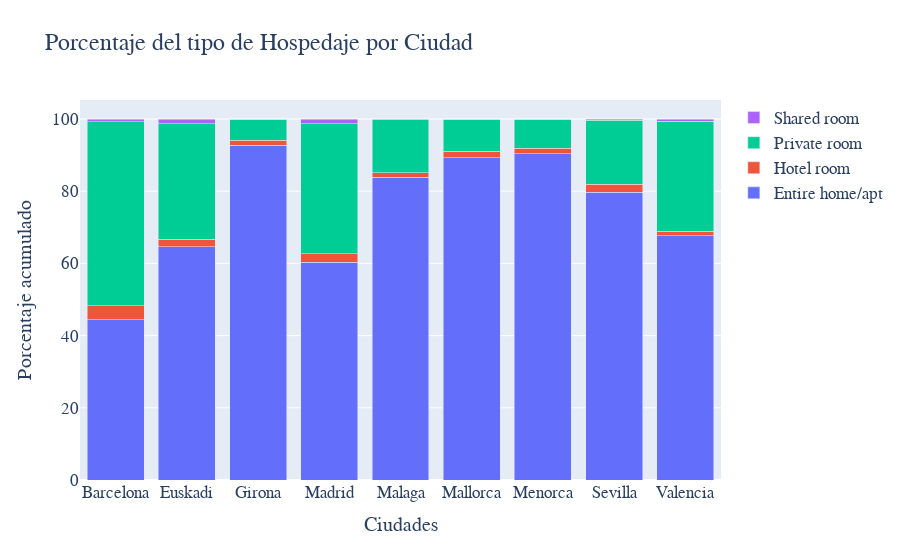

This figure's notebook cell:
### Markdown cell above
En esta tabla se refleja el promedio de **tipo de habitaciones** para cada ciudad.

### Code cell
fig = go.Figure(data=[
    go.Bar(name="Entire home/apt", x=tipo_habitacion_4.ciudad, y=tipo_habitacion_4["Entire home/apt"]),
    go.Bar(name="Hotel room", x=tipo_habitacion_4.ciudad, y=tipo_habitacion_4["Hotel room"]),
    go.Bar(name="Private room", x=tipo_habitacion_4.ciudad, y=tipo_habitacion_4["Private room"]),
    go.Bar(name="Shared room", x=tipo_habitacion_4.ciudad, y=tipo_habitacion_4["Shared room"])
    
])
fig
fig.update_layout(
    barmode='stack',
    title="Porcentaje del tipo de Hospedaje por Ciudad",
      xaxis_title="Ciudades",
    yaxis_title="Porcentaje acumulado",
    font=dict(
        family="Times New Roman",
        size=17
    )
)
fig.show()

### Figure 1 — Plotly figure (JSON) as saved in the notebook; plotly's stock layout.template omitted (floating-point values rounded to 4 significant figures)
{"data": [{"name": "Entire home/apt", "type": "bar", "x": ["Barcelona", "Euskadi", "Girona", "Madrid", "Malaga", "Mallorca", "Menorca", "Sevilla", "Valencia"], "y": [44.42, 64.55, 92.75, 60.39, 83.84, 89.32, 90.33, 79.73, 67.63]}, {"name": "Hotel room", "type": "bar", "x": ["Barcelona", "Euskadi", "Girona", "Madrid", "Malaga", "Mallorca", "Menorca", "Sevilla", "Valencia"], "y": [3.803, 2.189, 1.346, 2.289, 1.289, 1.755, 1.53, 2.26, 1.217]}, {"name": "Private room", "type": "bar", "x": ["Barcelona", "Euskadi", "Girona", "Madrid", "Malaga", "Mallorca", "Menorca", "Sevilla", "Valencia"], "y": [51.01, 31.94, 5.844, 36.01, 14.66, 8.81, 8.1, 17.71, 30.58]}, {"name": "Shared room", "type": "bar", "x": ["Barcelona", "Euskadi", "Girona", "Madrid", "Malaga", "Mallorca", "Menorca", "Sevilla", "Valencia"], "y": [0.7695, 1.328, 0.05828, 1.315, 0.2148, 0.1108, 0.03733, 0.3024, 0.5668]}], "layout": {"barmode": "stack", "font": {"family": "Times New Roman", "size": 17}, "title": {"text": "Porcentaje del tipo de Hospedaje por Ciudad"}, "xaxis": {"title": {"text": "Ciudades"}}, "yaxis": {"title": {"text": "Porcentaje acumulado"}}}}
